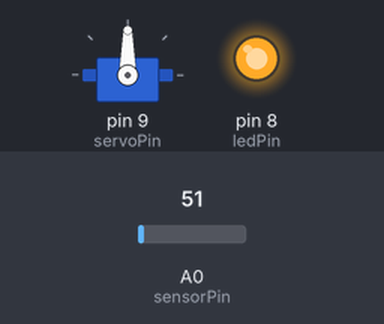
A sketch run on a simulated Arduino Uno, built with avr-gcc and run on an emulated ATmega328P. Shown: servo, output pins drawn as LEDs (lit = HIGH). The test bench sets the inputs (shaded band); at power-on: A0 (sensorPin) = 51. What the sketch prints to the serial monitor is not drawn.

Above: at 0.1 s.
Timing chart, 0 to 1.6 s (numbered marks = the images above):
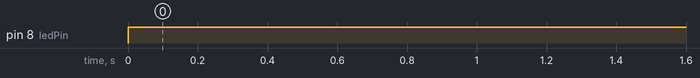

Measured:
- by itself, pin 8 (ledPin): LOW → HIGH at 0.00 s

The sketch:

edcproject.ino
```cpp
const int sensorPin = A0;      // Analog input from LM358 output
const int servoPin = 9;        // Servo control pin
const int ledPin = 8;          // Watering indication LED

const int lowerThreshold = 812;  // Lower ADC threshold - very dry soil
const int upperThreshold = 818;  // Upper ADC threshold - wet soil

#include <Servo.h>
Servo valveServo;

void setup() {
  Serial.begin(9600);
  pinMode(sensorPin, INPUT);
  pinMode(ledPin, OUTPUT);
  valveServo.attach(servoPin);
  valveServo.write(0); // Valve closed at start
}

void loop() {
  int sensorValue = analogRead(sensorPin);
  int wateringStatus = 0; // 0 = off, 1 = on

  if (sensorValue < lowerThreshold) {
    // Soil dry, open valve and turn LED ON
    valveServo.write(90);
    digitalWrite(ledPin, HIGH);
    wateringStatus = 1;
  }
  else if (sensorValue > upperThreshold) {
    // Soil wet, close valve and turn LED OFF
    valveServo.write(0);
    digitalWrite(ledPin, LOW);
    wateringStatus = 0;
  }
  else {
    // Moderate moisture — keep valve off
    valveServo.write(0);
    digitalWrite(ledPin, LOW);
    wateringStatus = 0;
  }

  // 👉 Send data in "moisture,status" format
  Serial.print(sensorValue);
  Serial.print(",");
  Serial.println(wateringStatus);

  delay(5000); // Delay between readings
}
```
